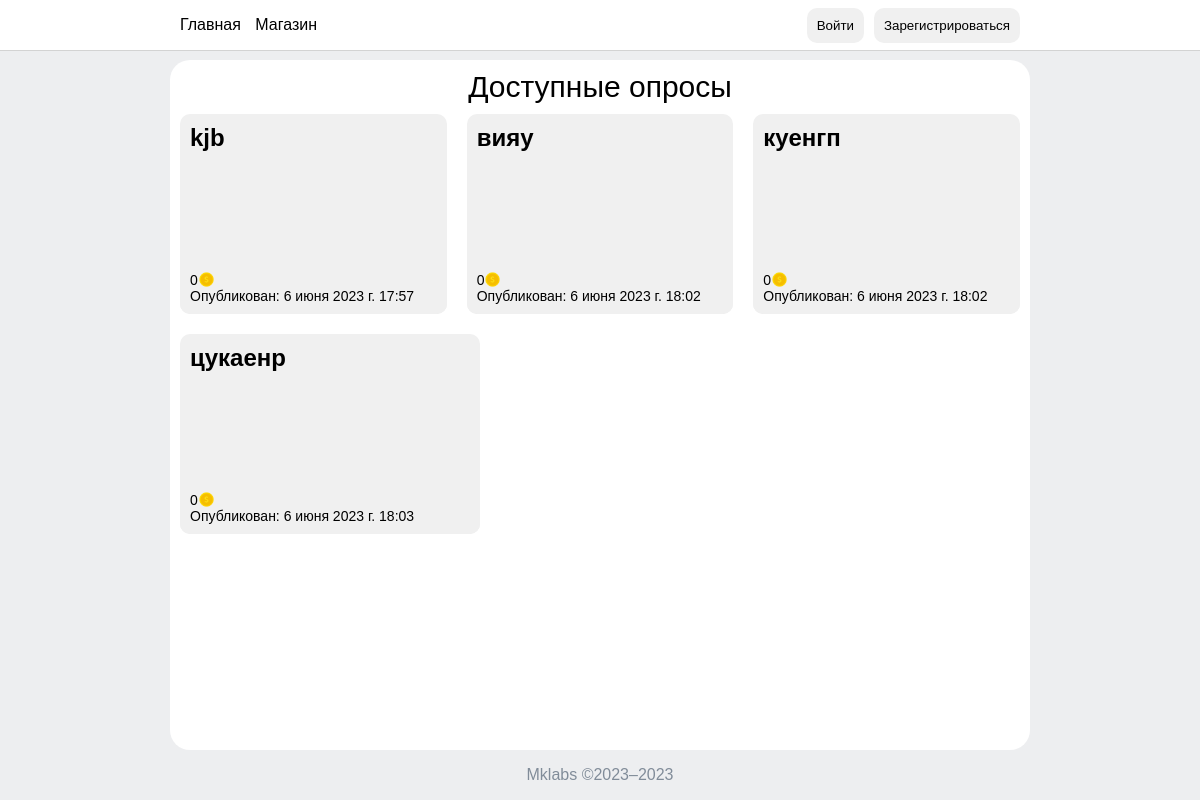
Before: /index/ with the older database file.
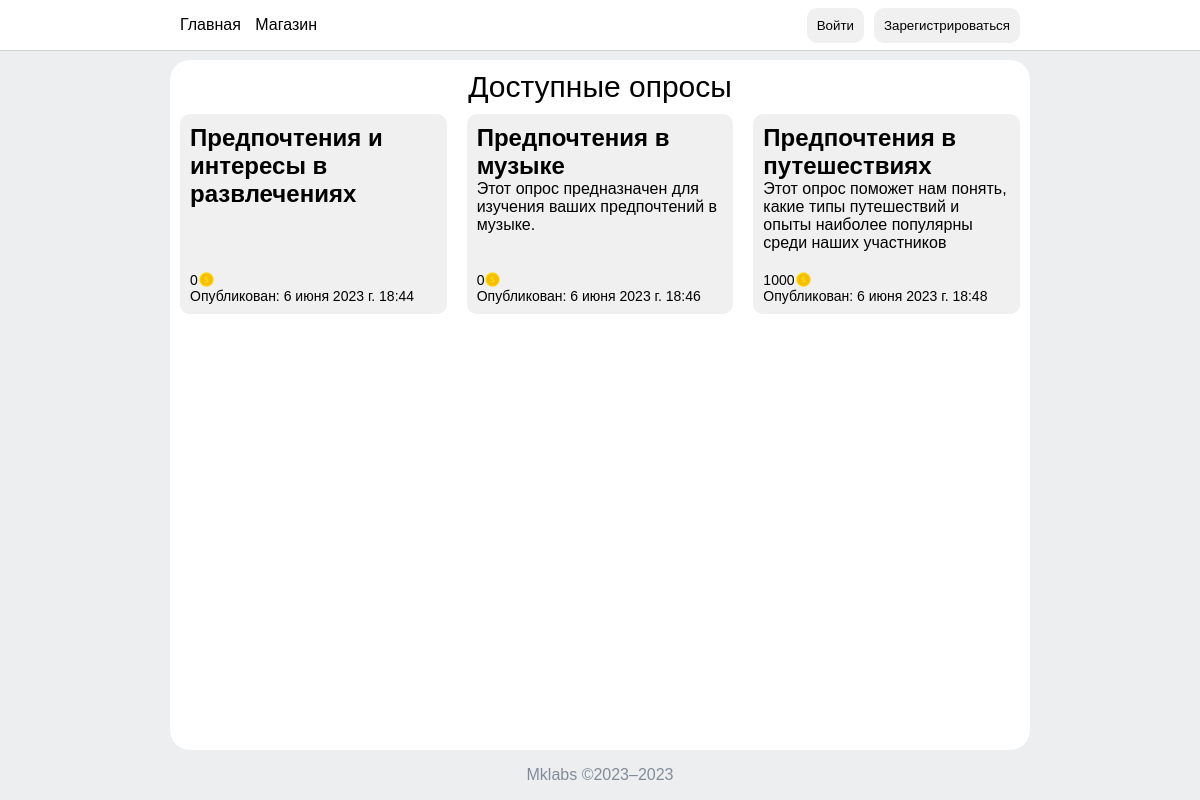
After: the same page with the newer database file.
### myapp/models.py (models this page shows)
class Survey(models.Model):
    title = models.CharField(max_length=100)
    description = models.TextField()
    date_completed = models.DateTimeField(auto_now_add=True)
    price = models.IntegerField(default=0)

### myapp/views.py (the view)
# urls.py: path('index/', index, name='index'),
def index(request):
    user = request.user if request.user.is_authenticated else None
    completed_surveys = SurveyCompletion.objects.filter(user=user).values_list('survey_id', flat=True)
    surveys = Survey.objects.exclude(id__in=completed_surveys)
    return render(request, 'index.html', {'user': user, 'surveys': surveys})

### myapp/context_processor.py (called while the page is built)
def balance_processor(request):
    user = request.user
    if user.is_authenticated:
        user_market = UserMarket.objects.filter(user=user).first()
    else:
        user_market = None
    return {'user_market': user_market}

def user_processor(request):
    user = request.user if request.user.is_authenticated else None
    return {'user': user}

### templates/index.html (shortened to what this page needs)
{% load static %}
<!DOCTYPE html>
<html>
<head>
    <link rel="stylesheet" href="{% static 'css/main.css' %}">
    <link rel="stylesheet" href="{% static 'css/surveys.css' %}">
    <link rel="stylesheet" href="{% static 'css/colors.css' %}">
</head>
<body>
<header style="background-color: {{ user_market.active_color.hex_code }} !important;">
    <nav>
        <ul>
            <li><a href="/">Главная</a></li>
            <li><a href="/market/">Магазин</a></li>
        </ul>
        <div id="container">
            {% if user != None and user.username != "" %}
                <div class="greet">
                    <p>Добро пожаловать, {{ user.username }}!</p>
                    <div class="balance">Баланс: {{ user_market.balance }}<img src="/static/icons/coin.png"></div>
                </div>
                <button class="button" id="logout">Выйти</button>
                </div>
            {% else %}
                <button class="button" id="login">Войти</button>
                <button class="button" id="signin">Зарегистрироваться</button>
            {% endif %}
        </div>
    </nav>
</header>
<main>
    <div class="content">
        {% block content %}
            <div class="page-title">Доступные опросы</div>
            <div class="cards">
                {% for survey in surveys %}
                    <div class="card">
                        <a href="{% url 'survey-detail' survey.id %}">
                            <div class="title">{{ survey.title }}</div>
                            <div class="desc">{{ survey.description }}</div>
                            <div class="card-info">
                                <div class="price">{{ survey.price }}<img src="/static/icons/coin.png"></div>
                                <div class="date">Опубликован: {{ survey.date_completed }}</div>
                            </div>
                        </a>
                    </div>
                {% endfor %}
            </div>
        {% endblock %}
    </div>
</main>
<footer>
    Mklabs ©2023–2023
</footer>
</body>
</html>

Changed rows visible on the page:
removed Survey: title "куенгп", price "0", date_completed "6 июня 2023 г. 18:02"
removed Survey: title "цукаенр", price "0", date_completed "6 июня 2023 г. 18:03"
changed Survey: title "kjb" → "Предпочтения и интересы в развлечениях"; date_completed "6 июня 2023 г. 17:57" → "6 июня 2023 г. 18:44"
changed Survey: title "вияу" → "Предпочтения в музыке"; description (not shown) → "Этот опрос предназначен для изучения ваших предпочтений в музыке."; date_completed "6 июня 2023 г. 18:02" → "6 июня 2023 г. 18:46"
added Survey: title "Предпочтения в путешествиях", description "Этот опрос поможет нам понять, какие типы путешествий и опыты наиболее популярны среди наших участников", price "1000", date_completed "6 июня 2023 г. 18:48"
